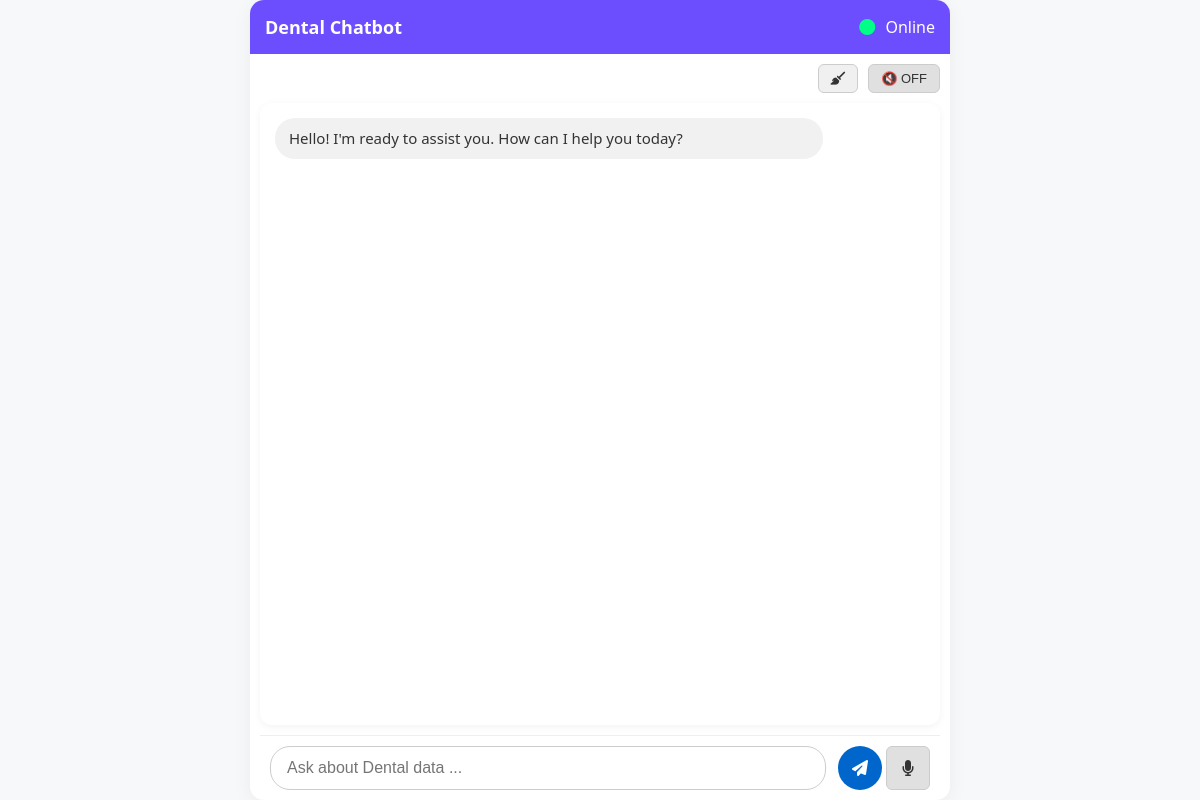
Before: / with the older database file.
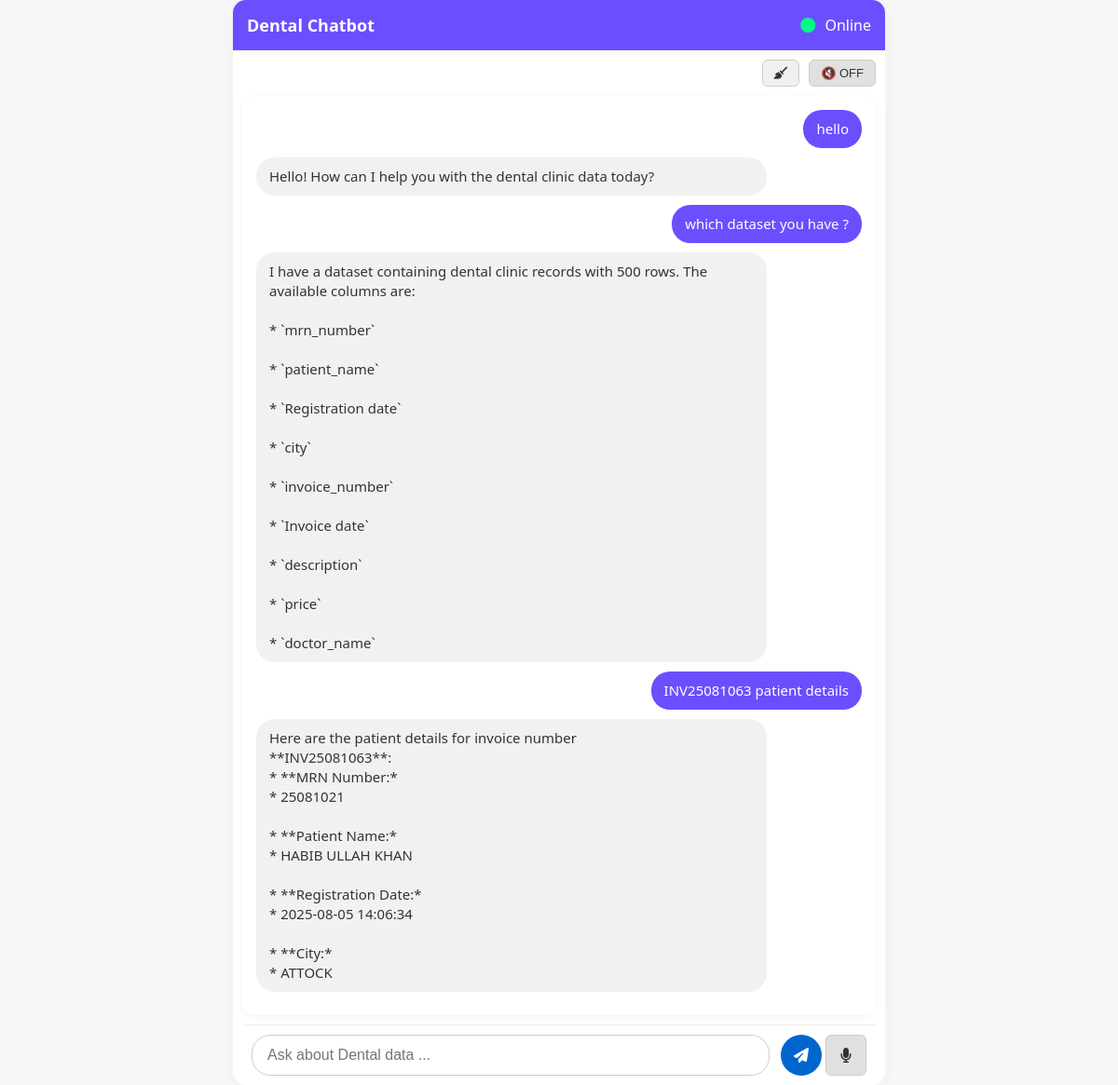
After: the same page with the newer database file.
### tables this page shows
CREATE TABLE chat_history (id INTEGER PRIMARY KEY, message TEXT, response TEXT);

### app.py (the view)
@app.route('/')
def index():
    current_file = get_current_file()
    conn = sqlite3.connect(DB_FILE)
    cursor = conn.cursor()
    cursor.execute("SELECT message, response FROM chat_history")
    history = cursor.fetchall()
    conn.close()
    return render_template('index.html', history=history, filename=current_file)

### app.py (called while the page is built)
def get_current_file():
    conn = sqlite3.connect(DB_FILE)
    cursor = conn.cursor()
    cursor.execute("SELECT filename FROM current_file ORDER BY id DESC LIMIT 1")
    result = cursor.fetchone()
    conn.close()
    return result[0] if result else None

### templates/index.html (shortened to what this page needs)
<!DOCTYPE html>
<html>
<head>
    <link rel="stylesheet" href="{{ url_for('static', filename='style.css') }}">
    <link rel="stylesheet" href="https://cdnjs.cloudflare.com/ajax/libs/font-awesome/6.5.0/css/all.min.css">
</head>
<body>
<div class="main-card">
    <div class="header">
        <h2>Dental Chatbot </h2>
        <span class="status"><i class="fa fa-circle"></i> Online</span>
    </div>
    <div style="display: flex; justify-content: flex-end; padding: 10px;">
        <div style="display: flex; gap: 10px; align-items: center;">
            <button type="button" id="clearChatBtn" title="Clear Chat" style="
                background-color: #f0f0f0;
                border: 1px solid #ccc;
                color: #333;
                padding: 6px 12px;
                font-size: 13px;
                border-radius: 6px;
                cursor: pointer;
                transition: background 0.3s;
            ">
              <i class="fa fa-broom"></i>
            </button>
            <button type="button" id="speakToggle" class="off" title="Toggle speak" style="
                background-color: #e0e0e0;
                border: 1px solid #ccc;
                color: #333;
                padding: 6px 12px;
                font-size: 13px;
                border-radius: 6px;
                cursor: pointer;
                transition: background 0.3s;
            ">
              🔇 OFF
            </button>
        </div>
    </div>
    <div class="chat-box" id="chatHistory">
        {% if history %}
            {% for message, response in history %}
                <div class="chat-entry user-msg">
                    <div class="bubble user">{{ message }}</div>
                </div>
                <div class="chat-entry bot-msg">
                    <div class="bot-controls">
                        <div class="bubble bot">{{ response }}</div>
                    </div>
                </div>
            {% endfor %}
        {% else %}
            <div class="chat-entry bot-msg">
                <div class="bot-controls">
                    <div class="bubble bot">Hello! I'm ready to assist you. How can I help you today?</div>
                </div>
            </div>
        {% endif %}
    </div>
    <form id="chatForm" class="message-form">
        <input type="text" id="messageInput" name="message" placeholder="Ask about Dental data ..." required>
        <button type="submit" title="Send"><i class="fa fa-paper-plane"></i></button>
        <button type="button" id="micBtn" title="Speak"><i class="fa fa-microphone"></i></button>
    </form>
</div>
</body>
</html>

### static/style.css (style rules this page uses)
body { margin: 0; font-family: 'Segoe UI', sans-serif; background-color: #f7f8fa; color: #333; height: 100vh; display: flex; flex-direction: column; }
.main-card { max-width: 700px; width: 100%; margin: auto; background: white; border-radius: 14px; box-shadow: 0 4px 20px rgba(0, 0, 0, 0.05); display: flex; flex-direction: column; max-height: 100vh; height: 100vh; box-sizing: border-box; }
.header { background-color: #6c4eff; color: white; padding: 15px; border-top-left-radius: 14px; border-top-right-radius: 14px; display: flex; justify-content: space-between; align-items: center; }
.header h2 { margin: 0; font-size: 18px; }
.status i { color: #00ff87; margin-right: 6px; }
.chat-box { flex: 1; width: calc(100% - 20px); min-width: 300px; overflow-y: auto; padding: 15px; flex-shrink: 0; box-sizing: border-box; background-color: white; border-radius: 12px; box-shadow: 0 2px 8px rgba(0,0,0,0.05); margin: 0 10px 10px; }
.chat-entry { margin-bottom: 10px; animation: fadeIn 0.4s ease-in; }
.chat-entry.user-msg { text-align: right; }
.chat-entry.bot-msg { text-align: left; }
.bubble { display: inline-block; padding: 10px 14px; border-radius: 20px; max-width: 80%; font-size: 15px; word-wrap: break-word; line-height: 1.4; }
.bubble.user { background-color: #6c4eff; color: white; }
.bubble.bot { background-color: #f1f1f1; }
.message-form { display: flex; align-items: center; padding: 10px; background-color: #fff; border-top: 1px solid #eee; border-bottom-left-radius: 14px; border-bottom-right-radius: 14px; position: sticky; bottom: 0; z-index: 100; margin: 0 10px; }
.message-form input[type="text"] { flex: 1; padding: 12px 16px; font-size: 16px; border-radius: 20px; border: 1px solid #ccc; outline: none; margin-right: 8px; }
.message-form button { width: 44px; height: 44px; border-radius: 50%; margin-left: 4px; border: none; cursor: pointer; font-size: 16px; display: flex; align-items: center; justify-content: center; color: white; background-color: #0066cc; transition: background 0.3s; }
#micBtn { background-color: #555; }
#clearChatBtn { background-color: #ff4d4d; border-radius: 20px; font-size: 13px; padding: 10px 16px; width: auto; }
#speakToggle { background-color: #333; font-size: 13px; padding: 10px 16px; border-radius: 20px; width: auto; }

### templates/index.html (style rules this page uses)
.bot-controls { display: flex; align-items: center; justify-content: space-between; }
.bot-controls .bubble { flex: 1; }
#micBtn { background-color: #e0e0e0; border: 1px solid #ccc; color: #333; border-radius: 6px; cursor: pointer; transition: background 0.3s; }
.bubble.bot { white-space: pre-line; }

Changed rows visible on the page:
added chat_history: message "hello", response "Hello! How can I help you with the dental clinic data today?"
added chat_history: message "which dataset you have ?", response "I have a dataset containing dental clinic records with 500 rows. The available columns are: * `mrn_number` * `patient_name` * `Registration date` * `city` * `invoice_number` * `Invoice date` * `description` * `price` * `doctor_name`"
added chat_history: message "INV25081063 patient details", response "Here are the patient details for invoice number **INV25081063**: * **MRN Number:* * 25081021 * **Patient Name:* * HABIB ULLAH KHAN * **Registration Date:* * 2025-08-05 14:06:34 * **City:* * ATTOCK"
Other visible differences:
text no longer shown: "Hello! I'm ready to assist you. How can I help you today?"
